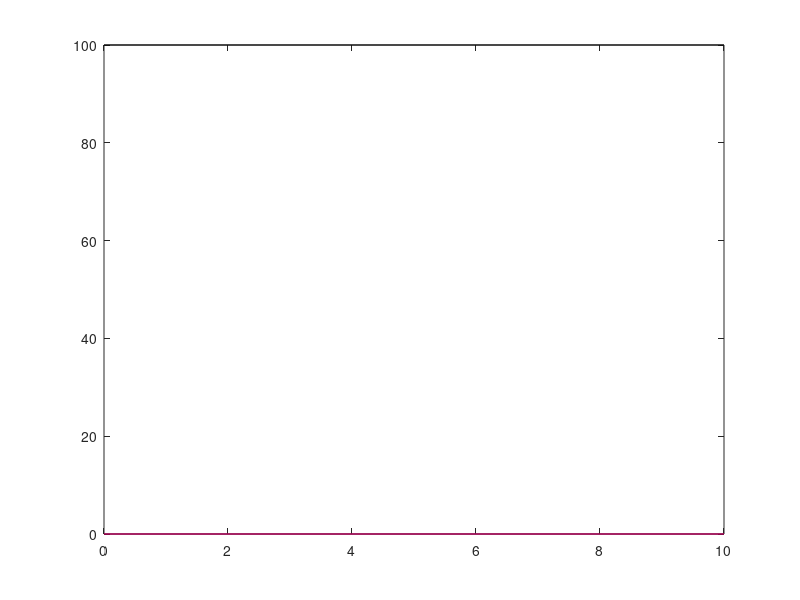

Here is the MATLAB script that generated this plot: (Note: this script raises an error after producing the figure.)
% Currently this is putting a block of ice on a bed (constant thickness in
% time and spans the whole domain). 
% What's broken is the b_eq, calculating the new bed equilibrium. As the
% the ice depresses the bed more water is supporting the ice so the b_eq
% should rise slightly, and currently its dropping dramatically!?!?
% In the absense of water b_eq should not change with this constant ice
% thickness setup (currently the water level is changing)

% 05/17/19: CODE DOES NOT BREAK!! but it also doesn't work. 
%           Bed doesn't change, it should go down to about -30. 
%           b currently has NaNs 
% NEXT TIME: do two time steps and see if b turns to Nans right away
%           fix it.

close all; 
clear all; 

rho_i = 917;    % density of ice (kg/m^3) 
rho_b = 2650;   % density of bed (kg/m^3)
rho_w = 1000;   % density of water (kg/m^3)
gamma = rho_i/rho_b;  % displaced bed by ice
lambda = rho_i/rho_w; % (height ice)lambda = (height water)

x = 0:10;
h1 = 100.*ones(length(x),1); 
h1_eq = zeros(length(x),1);
L2 = 10; 
H2 = 100;
hg = 100;
b = 0.*ones(length(x),1);

h_ice_sup_water = b.*1/lambda;
h_ice_sup_water(b>0) = 0;
h_ice_depress_bed = h1+h_ice_sup_water;

b0 = b;
%b_eq = b0 - h_ice_depress_bed.*gamma;
b_eq = 0.*ones(length(x),1);
tau = 10; 

 
t = 0;
%while abs(b_eq-b)>1
%while abs((b0-b)/(b0-b_eq))>1
for t=1:100
    plot(x,b,'b'); hold on; plot(x,h1+b,'k'); plot(x,b_eq,'r');%ylim([-100,100]);
    H2 = mean(h1);
    [bNew,hxNew] = bedSpring_v2(x,h1,h1_eq,b,b_eq,tau);
    b = bNew; h1 = hxNew;
%    b_eq = b_eqNew;
%    t=t+1;
end



    